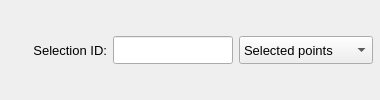
       <widget class="QFrame" name="frame_4">
        <property name="minimumSize">
         <size>
          <width>360</width>
          <height>40</height>
         </size>
        </property>
        <property name="maximumSize">
         <size>
          <width>380</width>
          <height>120</height>
         </size>
        </property>
        <property name="frameShape">
         <enum>QFrame::NoFrame</enum>
        </property>
        <property name="frameShadow">
         <enum>QFrame::Raised</enum>
        </property>
        <layout class="QGridLayout" name="gridLayout_5">
         <property name="leftMargin">
          <number>2</number>
         </property>
         <property name="topMargin">
          <number>2</number>
         </property>
         <property name="rightMargin">
          <number>2</number>
         </property>
         <property name="bottomMargin">
          <number>2</number>
         </property>
         <property name="horizontalSpacing">
          <number>6</number>
         </property>
         <property name="verticalSpacing">
          <number>2</number>
         </property>
         <item row="0" column="0">
          <spacer name="horizontalSpacer">
           <property name="orientation">
            <enum>Qt::Horizontal</enum>
           </property>
           <property name="sizeHint" stdset="0">
            <size>
             <width>40</width>
             <height>20</height>
            </size>
           </property>
          </spacer>
         </item>
         <item row="0" column="2">
          <widget class="QLineEdit" name="lineEdit_selection_id">
           <property name="minimumSize">
            <size>
             <width>120</width>
             <height>28</height>
            </size>
           </property>
           <property name="maximumSize">
            <size>
             <width>120</width>
             <height>28</height>
            </size>
           </property>
           <property name="font">
            <font>
             <family>MS Shell Dlg 2</family>
             <pointsize>10</pointsize>
             <weight>50</weight>
             <italic>false</italic>
             <bold>false</bold>
            </font>
           </property>
           <property name="focusPolicy">
            <enum>Qt::ClickFocus</enum>
           </property>
           <property name="styleSheet">
            <string notr="true"/>
           </property>
           <property name="alignment">
            <set>Qt::AlignCenter</set>
           </property>
          </widget>
         </item>
         <item row="0" column="1">
          <widget class="QLabel" name="label_2">
           <property name="minimumSize">
            <size>
             <width>100</width>
             <height>28</height>
            </size>
           </property>
           <property name="maximumSize">
            <size>
             <width>100</width>
             <height>28</height>
            </size>
           </property>
           <property name="font">
            <font>
             <family>MS Shell Dlg 2</family>
             <pointsize>10</pointsize>
             <weight>50</weight>
             <italic>false</italic>
             <bold>false</bold>
            </font>
           </property>
           <property name="text">
            <string>Selection ID:</string>
           </property>
           <property name="alignment">
            <set>Qt::AlignRight|Qt::AlignTrailing|Qt::AlignVCenter</set>
           </property>
          </widget>
         </item>
         <item row="0" column="3">
          <widget class="QComboBox" name="comboBox_attribution_type">
           <property name="minimumSize">
            <size>
             <width>0</width>
             <height>28</height>
            </size>
           </property>
           <property name="maximumSize">
            <size>
             <width>16777215</width>
             <height>28</height>
            </size>
           </property>
           <property name="font">
            <font>
             <pointsize>10</pointsize>
            </font>
           </property>
           <property name="currentIndex">
            <number>1</number>
           </property>
           <item>
            <property name="text">
             <string>Selected nodes</string>
            </property>
           </item>
           <item>
            <property name="text">
             <string>Selected points</string>
            </property>
           </item>
           <item>
            <property name="text">
             <string>Selected lines</string>
            </property>
           </item>
           <item>
            <property name="text">
             <string>Selected faces</string>
            </property>
           </item>
           <item>
            <property name="text">
             <string>Selected volumes</string>
            </property>
           </item>
          </widget>
         </item>
         <item row="0" column="4">
          <spacer name="horizontalSpacer_2">
           <property name="orientation">
            <enum>Qt::Horizontal</enum>
           </property>
           <property name="sizeHint" stdset="0">
            <size>
             <width>40</width>
             <height>20</height>
            </size>
           </property>
          </spacer>
         </item>
        </layout>
       </widget>
